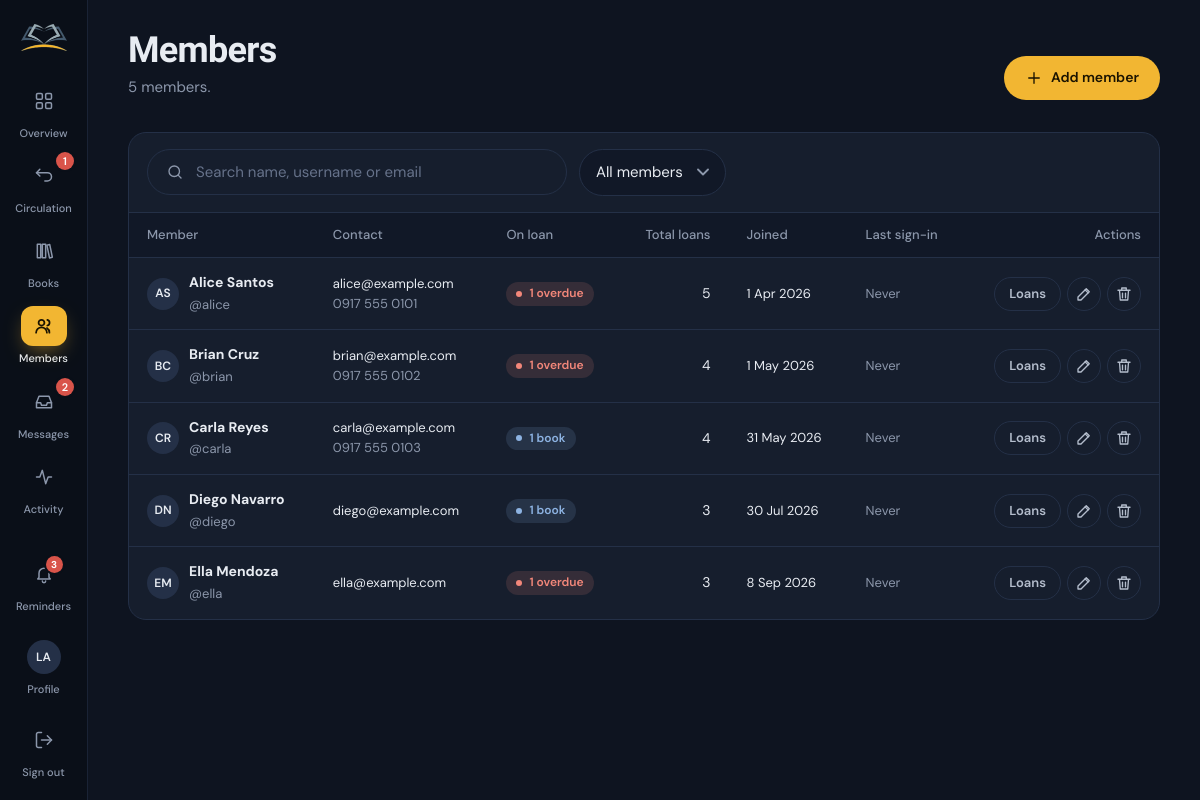
/admin/members.php (signed in), run on the app's committed database.
### tables this page shows
CREATE TABLE users (
  id            INT UNSIGNED AUTO_INCREMENT PRIMARY KEY,
  name          VARCHAR(120) NOT NULL,
  username      VARCHAR(60)  NOT NULL UNIQUE,
  email         VARCHAR(160) NULL,
  phone         VARCHAR(40)  NULL,
  password_hash VARCHAR(255) NOT NULL,
  role          ENUM('admin','member') NOT NULL DEFAULT 'member',
  is_active     TINYINT(1)   NOT NULL DEFAULT 1,
  last_login_at DATETIME     NULL,
  created_at    DATETIME     NOT NULL DEFAULT CURRENT_TIMESTAMP,
  INDEX idx_users_role (role)
);

### includes/db.php (called while the page is built, shortened)
<?php
function db(): PDO
{
    static $pdo = null;
    if ($pdo) return $pdo;
    $c = config('db');
    try {
        if ($c['driver'] === 'sqlite') {
            $pdo = new PDO('sqlite:' . $c['sqlite_path']);
            $pdo->exec('PRAGMA foreign_keys = ON');
        } else {
            $dsn = sprintf('mysql:host=%s;port=%d;dbname=%s;charset=utf8mb4', $c['host'], $c['port'], $c['name']);
            $pdo = new PDO($dsn, $c['user'], $c['pass']);
            $pdo->exec("SET time_zone = '" . date('P') . "'");
        }
    } catch (PDOException $e) {
        http_response_code(500);
        $hint = config('debug')
            ? htmlspecialchars($e->getMessage())
            : 'Please try again later.';
        exit('<!doctype html><meta charset="utf-8"><title>Database unavailable</title>'
            . '<body style="margin:0;background:#0E1420;color:#E8ECF2;font-family:system-ui,sans-serif">'
            . '<div style="max-width:560px;margin:15vh auto;padding:0 24px;line-height:1.55">'
            . '<h1 style="font-weight:600">Can\'t reach the database</h1>'
            . '<p>BookTrack could not connect to MySQL. Make sure MySQL is running in XAMPP, then open '
            . '<a style="color:#F5C55A" href="' . htmlspecialchars(url('setup.php')) . '">setup.php</a> to create the database '
            . '(or import <code>database/booktrack.sql</code> in phpMyAdmin).</p>'
            . '<pre style="white-space:pre-wrap;background:#161E2D;border:1px solid #243047;padding:12px;border-radius:10px;color:#B4BDCC">' . $hint . '</pre></div></body>');
    }
    $pdo->setAttribute(PDO::ATTR_ERRMODE, PDO::ERRMODE_EXCEPTION);
    $pdo->setAttribute(PDO::ATTR_DEFAULT_FETCH_MODE, PDO::FETCH_ASSOC);
    $pdo->setAttribute(PDO::ATTR_EMULATE_PREPARES, false);
    return $pdo;
}
function q(string $sql, array $params = []): PDOStatement
{
    $stmt = db()->prepare($sql);
    $stmt->execute($params);
    return $stmt;
}
function q_all(string $sql, array $params = []): array
{
    return q($sql, $params)->fetchAll();
}
function q_one(string $sql, array $params = []): ?array
{
    $row = q($sql, $params)->fetch();
    return $row === false ? null : $row;
}
function q_val(string $sql, array $params = [])
{
    $v = q($sql, $params)->fetchColumn();
    return $v === false ? null : $v;
}

### includes/auth.php (called while the page is built, shortened)
<?php
function current_user(bool $refresh = false): ?array
{
    static $cache = [];
    $id = $_SESSION['user_id'] ?? null;
    if ($refresh || !array_key_exists($id, $cache)) {
        $cache[$id] = q_one('SELECT id, name, username, email, phone, role, is_active, created_at FROM users WHERE id = ?', [$id]);
    }
    $user = $cache[$id];
    return $user;
}
function home_for(array $user): string
{
    return $user['role'] === 'admin' ? 'admin/index.php' : 'discover.php';
}
function require_login(): array
{
    $user = current_user();
    return $user;
}
function require_role(string $role): array
{
    $user = require_login();
    return $user;
}

### includes/chat.php (called while the page is built, shortened)
<?php
function chat_ensure_schema(): void
{
    static $done = false;
    if ($done) return;
    $done = true;
    try {
        db()->query('SELECT 1 FROM chat_messages LIMIT 1');
        return;
    } catch (PDOException $e) {
    }
}
function chat_unread_conversations(): int
{
    chat_ensure_schema();
    return (int)q_val("SELECT COUNT(DISTINCT member_id) FROM chat_messages WHERE sender = 'member' AND read_at IS NULL");
}

### includes/bootstrap.php (called while the page is built, shortened)
<?php
function config(string $key, $default = null)
{
    $value = $GLOBALS['__config'];
    foreach (explode('.', $key) as $part) {
        $value = $value[$part];
    }
    return $value;
}
require_once __DIR__ . '/db.php';
require_once __DIR__ . '/helpers.php';
require_once __DIR__ . '/auth.php';
require_once __DIR__ . '/library.php';
require_once __DIR__ . '/chat.php';

### includes/library.php (called while the page is built, shortened)
<?php
function reminders_for(array $user): array
{
    $items = [];
    if ($user['role'] === 'admin') {
        $requests = q_all("SELECT l.id, b.title, u.name FROM loans l JOIN books b ON b.id = l.book_id JOIN users u ON u.id = l.user_id
                           WHERE l.status = 'return_requested' ORDER BY l.id DESC LIMIT 5");
        foreach ($requests as $r) {
            $items[] = ['tone' => 'info', 'icon' => 'swap', 'title' => 'Ready to check in',
                'text' => $r['name'] . ' is returning “' . $r['title'] . '”', 'url' => url('admin/loans.php', ['tab' => 'requests'])];
        }
        $overdue = (int)q_val("SELECT COUNT(*) FROM loans WHERE status = 'borrowed' AND due_at < ?", [today()]);
        if ($overdue) $items[] = ['tone' => 'late', 'icon' => 'clock', 'title' => plural($overdue, 'overdue book'),
            'text' => 'Follow up with the members who have them', 'url' => url('admin/loans.php', ['tab' => 'overdue'])];
        $waiting = chat_unread_conversations();
        if ($waiting) $items[] = ['tone' => 'info', 'icon' => 'message', 'title' => plural($waiting, 'member') . ' waiting for a reply',
            'text' => 'Open the inbox to answer', 'url' => url('admin/messages.php')];
        return $items;
    }
    return $items;
}

### admin/members.php (the view, shortened to what this page needs)
<?php
require __DIR__ . '/../includes/bootstrap.php';
$user = require_role('admin');
$search = input('q');
$status = input('status');
$where = ["u.role = 'member'"];
$params = [];
$whereSql = 'WHERE ' . implode(' AND ', $where);
$p = paginate((int)q_val("SELECT COUNT(*) FROM users u $whereSql", $params), 15);
$members = q_all("SELECT u.id, u.name, u.username, u.email, u.phone, u.is_active, u.created_at, u.last_login_at,
                    (SELECT COUNT(*) FROM loans l WHERE l.user_id = u.id AND l.status IN " . ACTIVE_LOAN . ") AS active_loans,
                    (SELECT COUNT(*) FROM loans l WHERE l.user_id = u.id AND l.status = 'borrowed' AND l.due_at < ?) AS overdue,
                    (SELECT COUNT(*) FROM loans l WHERE l.user_id = u.id) AS total_loans
                  FROM users u $whereSql ORDER BY u.name LIMIT {$p['per']} OFFSET {$p['offset']}", array_merge([today()], $params));
$memberJson = fn(array $m) => json_encode(['id' => $m['id'], 'name' => $m['name'], 'username' => $m['username'], 'email' => $m['email'], 'phone' => $m['phone'], 'is_active' => $m['is_active']], JSON_UNESCAPED_UNICODE);
$active = 'members';
require __DIR__ . '/../includes/partials/header.php';
?>
<header class="page-head">
  <div class="page-head__title">
    <h1>Members</h1>
    <p><?= plural($p['total'], 'member') ?><?= $search !== '' || $status !== '' ? ' match your filters' : '' ?>.</p>
  </div>
  <button class="btn" type="button" data-open="member-dialog" data-reset><?= icon('plus') ?> Add member</button>
</header>
<section class="card card--flush">
  <form class="toolbar" method="get">
    <label class="search" style="flex:1;max-width:420px"><?= icon('search') ?><span class="sr-only">Search members</span>
      <input type="search" name="q" autocomplete="off" spellcheck="false" value="<?= e($search) ?>" placeholder="Search name, username or email"></label>
    <select class="select" id="status" name="status" data-autosubmit style="width:auto">
      <option value="">All members</option>
    </select>
  </form>
  <?php if ($members): ?>
  <div class="table-wrap">
    <table class="table table--stack">
      <thead><tr><th>Member</th><th>Contact</th><th>On loan</th><th class="num">Total loans</th><th>Joined</th><th>Last sign-in</th><th class="num">Actions</th></tr></thead>
      <tbody>
      <?php foreach ($members as $m): ?>
        <tr>
          <td><div class="cell-person"><span class="avatar" style="<?= (int)$m['is_active'] ? '' : 'opacity:.45' ?>"><?= e(initials($m['name'])) ?></span>
            <span><strong><?= e($m['name']) ?></strong><?= (int)$m['is_active'] ? '' : ' <span class="badge badge--muted badge--plain">Deactivated</span>' ?><br><span class="small muted">@<?= e($m['username']) ?></span></span></div></td>
          <td class="small"><?= e($m['email'] ?: '—') ?><br><span class="muted"><?= e($m['phone'] ?: '') ?></span></td>
          <td><?php if ((int)$m['overdue']): ?><span class="badge badge--danger"><?= (int)$m['overdue'] ?> overdue</span>
              <?php elseif ((int)$m['active_loans']): ?><span class="badge badge--info"><?= plural((int)$m['active_loans'], 'book') ?></span>
              <?php else: ?><span class="muted">—</span><?php endif; ?></td>
          <td class="num"><?= (int)$m['total_loans'] ?></td>
          <td class="small nowrap"><?= e(fmt_date($m['created_at'], 'j M Y')) ?></td>
          <td class="small muted nowrap"><?= $m['last_login_at'] ? e(time_ago($m['last_login_at'])) : 'Never' ?></td>
          <td>
            <div class="actions">
              <a class="btn btn--ghost btn--sm" href="<?= e(url('admin/loans.php', ['q' => $m['username'], 'tab' => 'active'])) ?>" title="View loans">Loans</a>
              <button class="btn btn--ghost btn--sm btn--icon" type="button" data-open="member-dialog" data-fill="<?= e($memberJson($m)) ?>" aria-label="Edit <?= e($m['name']) ?>" title="Edit"><?= icon('edit') ?></button>
              <form method="post" data-confirm="<?= e($m['name']) ?>'s account, favorites, messages and loan history will be permanently removed. You can deactivate the account instead to keep the history." data-confirm-title="Delete this member?" data-confirm-ok="Delete member">
                <button class="btn btn--ghost btn--sm btn--icon" type="submit" aria-label="Delete <?= e($m['name']) ?>" title="Delete"><?= icon('trash') ?></button>
              </form>
            </div>
          </td>
        </tr>
      <?php endforeach; ?>
      </tbody>
    </table>
  </div>
  <?php else: ?>
    <div class="empty"><?= empty_art('members') ?><h3>No members found</h3><p>Try a different search, or add a new member.</p></div>
  <?php endif; ?>
</section>
<?php require __DIR__ . '/../includes/partials/footer.php'; ?>

### includes/partials/header.php (shortened to what this page needs)
<?php
$user = current_user();
$active = $active ?? '';
$isAdmin = $user && $user['role'] === 'admin';
if ($user && !$isAdmin) {
    $navCounts = [
        'loans'    => active_loan_count((int)$user['id']),
        'messages' => unread_replies((int)$user['id']),
    ];
    $nav = [
        ['discover.php', 'discover', 'compass', 'Discover'],
        ['loans.php', 'loans', 'book', 'My loans', $navCounts['loans']],
        ['favorites.php', 'favorites', 'heart', 'Favorites'],
        ['messages.php', 'messages', 'message', 'Messages', $navCounts['messages']],
    ];
} elseif ($isAdmin) {
    $navCounts = [
        'returns'  => (int)q_val("SELECT COUNT(*) FROM loans WHERE status = 'return_requested'"),
        'messages' => chat_unread_conversations(),
    ];
    $nav = [
        ['admin/index.php', 'overview', 'grid', 'Overview'],
        ['admin/loans.php', 'loans', 'swap', 'Circulation', $navCounts['returns']],
        ['admin/books.php', 'books', 'books', 'Books'],
        ['admin/members.php', 'members', 'users', 'Members'],
        ['admin/messages.php', 'messages', 'inbox', 'Messages', $navCounts['messages']],
        ['admin/activity.php', 'activity', 'activity', 'Activity'],
    ];
}
$theme = ($_COOKIE['bt_theme'] ?? '') === 'light' ? 'light' : 'dark';
$reminders = $user ? reminders_for($user) : [];
?><!doctype html>
<html lang="en" data-theme="<?= $theme ?>">
<head>
  <link rel="stylesheet" href="<?= e(asset('css/app.css')) ?>">
</head>
<body class="<?= e($bodyClass ?? '') ?>"<?= $user ? ' data-search-api="' . e(url('api/search.php')) . '"' : '' ?>>
<?php if ($user):
    $home = url(home_for($user));
?>
<div class="app" id="app">
  <aside class="sidebar" id="sidebar" aria-label="Sidebar">
    <a class="brand" href="<?= e($home) ?>" aria-label="BookTrack home">
      <img src="<?= e(asset('img/logo.png')) ?>" alt="" width="46" height="27">
    </a>
    <nav class="nav" aria-label="Main">
      <?php foreach ($nav as $item): ?>
        <a href="<?= e(url($item[0])) ?>" <?= $active === $item[1] ? 'aria-current="page"' : '' ?>>
          <span class="nav__icon"><?= icon($item[2]) ?></span>
          <span class="nav__label"><?= e($item[3]) ?></span>
          <?php if (!empty($item[4])): ?><span class="count" aria-label="<?= (int)$item[4] ?> new"><?= (int)$item[4] ?></span><?php endif; ?>
        </a>
      <?php endforeach; ?>
    </nav>
    <div class="rail-user">
      <button class="rail-bell" type="button" popovertarget="reminders" aria-label="Reminders<?= $reminders ? ', ' . count($reminders) . ' new' : '' ?>">
        <span class="nav__icon"><?= icon('bell') ?><?php if ($reminders): ?><span class="count"><?= count($reminders) > 9 ? '9+' : count($reminders) ?></span><?php endif; ?></span>
        <span class="nav__label">Reminders</span>
      </button>
      <a class="rail-account" href="<?= e(url('profile.php')) ?>" <?= $active === 'profile' ? 'aria-current="page"' : '' ?> title="<?= e($user['name']) ?>">
        <span class="nav__icon"><span class="avatar"><?= e(initials($user['name'])) ?></span></span>
        <span class="nav__label">Profile</span>
      </a>
      <form method="post" action="<?= e(url('logout.php')) ?>">
        <button class="rail-signout" type="submit"><span class="nav__icon"><?= icon('logout') ?></span><span class="nav__label">Sign out</span></button>
      </form>
    </div>
  </aside>
  <div class="shell">
    <main class="main" id="main">
<?php endif; ?>

### includes/helpers.php (shortened to what this page needs)
<?php
function e($value): string
{
    return htmlspecialchars((string)($value ?? ''), ENT_QUOTES | ENT_SUBSTITUTE, 'UTF-8');
}
function base_url(): string
{
    static $base = null;
    if ($base !== null) return $base;
    $root   = str_replace('\\', '/', (string)realpath(APP_ROOT));
    $script = str_replace('\\', '/', (string)realpath($_SERVER['SCRIPT_FILENAME'] ?? ''));
    $rel    = ltrim(substr($script, strlen($root)), '/');
    $name   = $_SERVER['SCRIPT_NAME'] ?? '/';
    $base   = ($rel !== '' && str_ends_with($name, $rel)) ? substr($name, 0, -strlen($rel)) : '/';
    return $base ?: '/';
}
function url(string $path = '', array $query = []): string
{
    $u = base_url() . ltrim($path, '/');
    if ($query) $u .= '?' . http_build_query($query);
    return $u;
}
function asset(string $path): string
{
    $file = APP_ROOT . '/assets/' . $path;
    $v = is_file($file) ? filemtime($file) : 1;
    return url('assets/' . $path) . '?v=' . $v;
}
function input(string $key, $default = ''): string
{
    $v = $_POST[$key] ?? $_GET[$key] ?? $default;
    return is_string($v) ? trim($v) : (string)$default;
}
function input_int(string $key, int $default = 0): int
{
    $v = $_POST[$key] ?? $_GET[$key] ?? null;
    return is_numeric($v) ? (int)$v : $default;
}
function today(): string
{
    return date('Y-m-d');
}
function fmt_date(?string $date, string $format = 'j M Y'): string
{
    $ts = strtotime($date);
    return $ts ? date($format, $ts) : '—';
}
function initials(string $name): string
{
    $parts = preg_split('/\s+/', trim($name)) ?: [];
    $out = '';
    foreach (array_slice($parts, 0, 2) as $p) $out .= mb_strtoupper(mb_substr($p, 0, 1));
    return $out ?: '?';
}
function plural(int $n, string $word, ?string $pluralWord = null): string
{
    return $n . ' ' . ($n === 1 ? $word : ($pluralWord ?? $word . 's'));
}
function icon(string $name, string $class = 'icon'): string
{
    return '<svg class="' . e($class) . '" viewBox="0 0 24 24" aria-hidden="true">' . ($paths[$name] ?? '') . '</svg>';
}
function paginate(int $total, int $perPage = 12): array
{
    $pages = max(1, (int)ceil($total / $perPage));
    $page  = min($pages, max(1, input_int('page', 1)));
    return ['page' => $page, 'pages' => $pages, 'per' => $perPage, 'offset' => ($page - 1) * $perPage, 'total' => $total];
}

### data on the page
users: name "LA"
users: id "5 members", name "DN", name "Diego Navarro", username "diego", email "diego@example.com", active_loans "1 book", total_loans "3", created_at "30 Jul 2026", shows "Never"
users: name "AS", name "Alice Santos", username "alice", email "alice@example.com", phone "0917 555 0101", overdue "1", total_loans "5", created_at "1 Apr 2026", shows "Never"
users: name "BC", name "Brian Cruz", username "brian", email "brian@example.com", phone "0917 555 0102", overdue "1", total_loans "4", created_at "1 May 2026", shows "Never"
users: name "CR", name "Carla Reyes", username "carla", email "carla@example.com", phone "0917 555 0103", active_loans "1 book", total_loans "4", created_at "31 May 2026", shows "Never"
users: name "EM", name "Ella Mendoza", username "ella", email "ella@example.com", overdue "1", total_loans "3", created_at "8 Sep 2026", shows "Never"

### other printed values
$item[3] "Overview"
$item[3] "Circulation"
$item[4] "1"
$item[3] "Books"
$item[3] "Members"
$item[3] "Messages"
$item[4] "2"
$item[3] "Activity"
count($reminders) "3"
